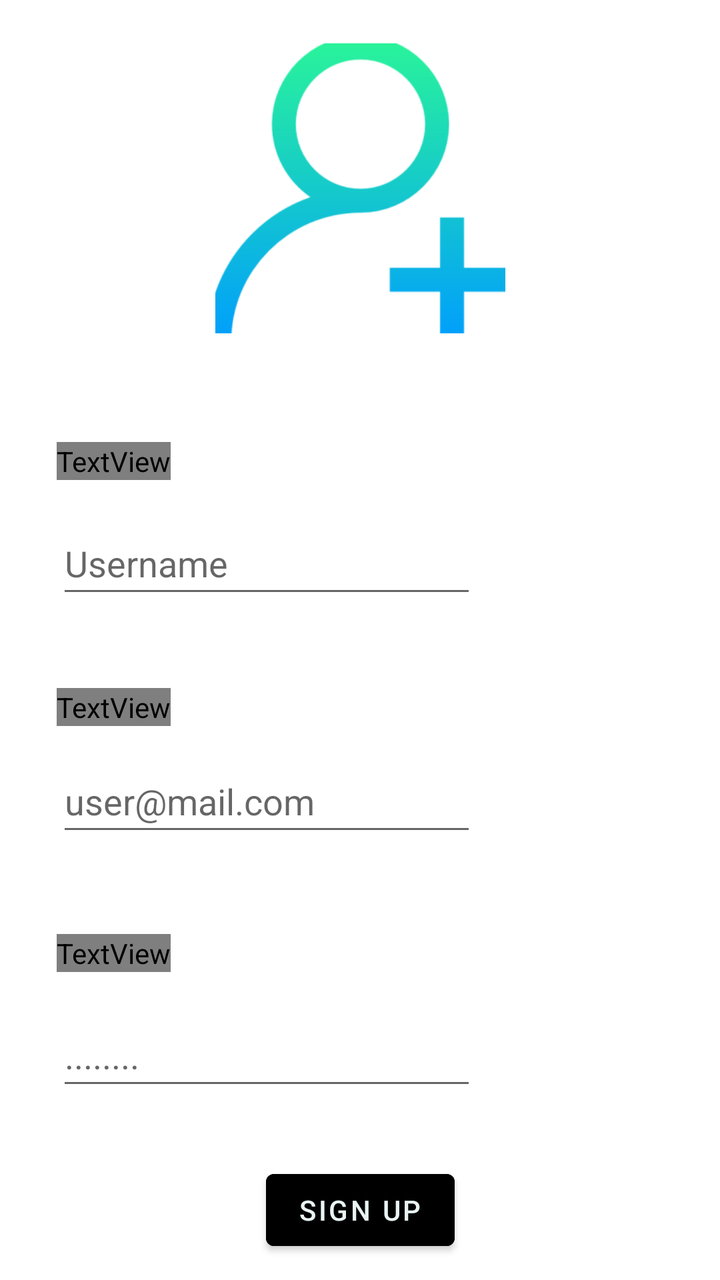
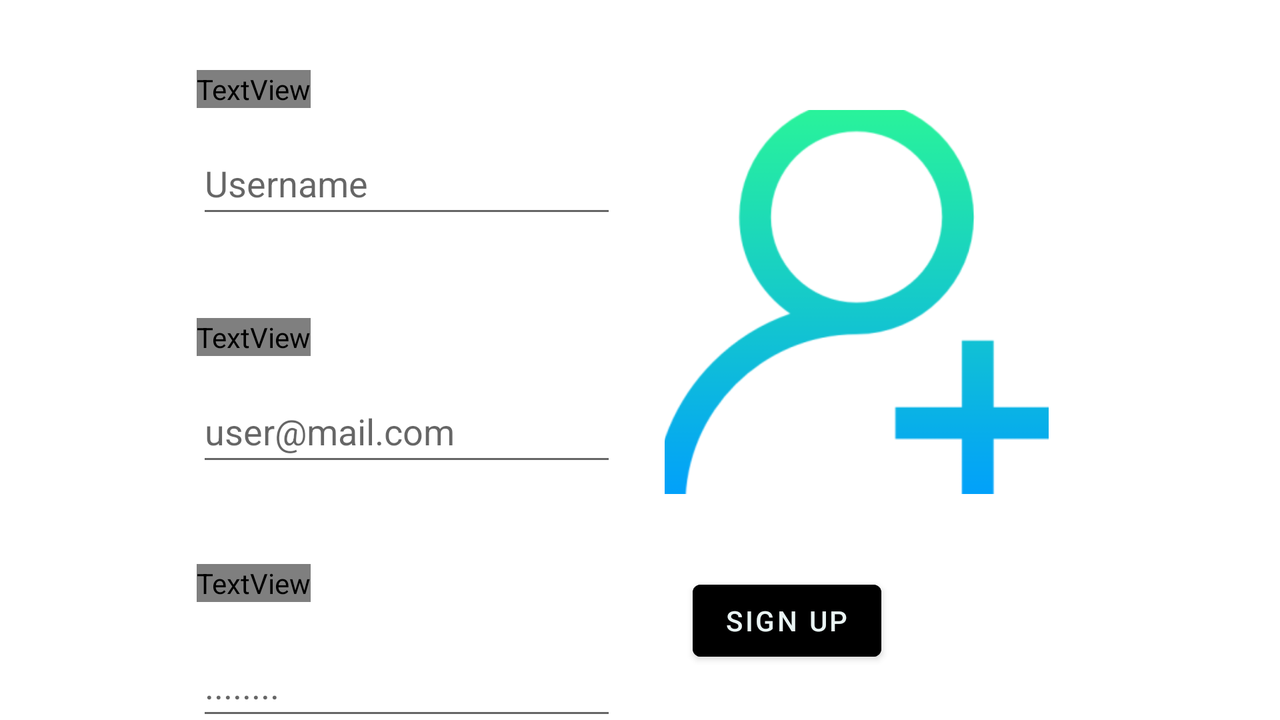

Two renders of one Android screen. The first uses the default layout on a phone; the second uses the alternative layout the repository ships for a different screen configuration, on a matching device. The two XML files are below.
<!-- AndroidManifest.xml: application theme Theme.Login_v1 -->
<!-- res/layout/activity_second.xml -->
<?xml version="1.0" encoding="utf-8"?>
<androidx.constraintlayout.widget.ConstraintLayout xmlns:android="http://schemas.android.com/apk/res/android"
    xmlns:app="http://schemas.android.com/apk/res-auto"
    xmlns:tools="http://schemas.android.com/tools"
    android:layout_width="match_parent"
    android:layout_height="match_parent"
    tools:context=".SecondActivity">

    <androidx.constraintlayout.widget.Guideline
        android:id="@+id/guideline5"
        android:layout_width="wrap_content"
        android:layout_height="wrap_content"
        android:orientation="horizontal"
        app:layout_constraintGuide_begin="188dp" />

    <androidx.constraintlayout.widget.Guideline
        android:id="@+id/guideline6"
        android:layout_width="wrap_content"
        android:layout_height="wrap_content"
        android:orientation="horizontal"
        app:layout_constraintGuide_begin="570dp" />

    <ImageView
        android:id="@+id/imageView3"
        android:layout_width="157dp"
        android:layout_height="145dp"
        app:layout_constraintBottom_toTopOf="@+id/guideline5"
        app:layout_constraintEnd_toEndOf="parent"
        app:layout_constraintStart_toStartOf="parent"
        app:layout_constraintTop_toTopOf="parent"
        app:srcCompat="@mipmap/signup_light_foreground" />

    <TextView
        android:id="@+id/textView"
        android:layout_width="wrap_content"
        android:layout_height="wrap_content"
        android:layout_marginBottom="16dp"
        android:text="@string/lbl_username_string"
        android:textColor="@color/primary_lght"
        app:layout_constraintBottom_toTopOf="@+id/txt_username"
        app:layout_constraintStart_toStartOf="@+id/txt_username" />

    <TextView
        android:id="@+id/textView2"
        android:layout_width="wrap_content"
        android:layout_height="wrap_content"
        android:layout_marginTop="40dp"
        android:text="@string/lbl_login_string"
        android:textColor="@color/primary_lght"
        app:layout_constraintStart_toStartOf="@+id/txt_username"
        app:layout_constraintTop_toBottomOf="@+id/txt_username" />

    <TextView
        android:id="@+id/textView3"
        android:layout_width="wrap_content"
        android:layout_height="wrap_content"
        android:layout_marginTop="44dp"
        android:text="@string/lbl_password_string"
        android:textColor="@color/primary_lght"
        app:layout_constraintStart_toStartOf="@+id/editTextTextPersonName2"
        app:layout_constraintTop_toBottomOf="@+id/editTextTextPersonName2" />

    <EditText
        android:id="@+id/txt_username"
        android:layout_width="wrap_content"
        android:layout_height="wrap_content"
        android:layout_marginTop="68dp"
        android:backgroundTint="@color/primary_lght"
        android:ems="10"
        android:hint="@string/txt_username_string"
        android:inputType="textPersonName"
        android:minHeight="48dp"
        android:textColor="@color/second_light"
        app:layout_constraintBottom_toTopOf="@+id/guideline6"
        app:layout_constraintEnd_toEndOf="parent"
        app:layout_constraintHorizontal_bias="0.189"
        app:layout_constraintStart_toStartOf="parent"
        app:layout_constraintTop_toTopOf="@+id/guideline5"
        app:layout_constraintVertical_bias="0.0" />

    <EditText
        android:id="@+id/editTextTextPersonName2"
        android:layout_width="wrap_content"
        android:layout_height="wrap_content"
        android:layout_marginTop="12dp"
        android:backgroundTint="@color/primary_lght"
        android:ems="10"
        android:hint="@string/txt_login_string"
        android:inputType="textPersonName"
        android:minHeight="48dp"
        android:textColor="@color/second_light"
        app:layout_constraintStart_toStartOf="@+id/textView2"
        app:layout_constraintTop_toBottomOf="@+id/textView2" />

    <EditText
        android:id="@+id/editTextTextPassword"
        android:layout_width="wrap_content"
        android:layout_height="wrap_content"
        android:layout_marginTop="16dp"
        android:backgroundTint="@color/primary_lght"
        android:ems="10"
        android:hint="@string/txt_password_string"
        android:inputType="textPassword"
        android:minHeight="48dp"
        android:textColor="@color/second_light"
        app:layout_constraintStart_toStartOf="@+id/textView3"
        app:layout_constraintTop_toBottomOf="@+id/textView3"
        tools:ignore="SpeakableTextPresentCheck" />

    <Button
        android:id="@+id/button"
        android:layout_width="wrap_content"
        android:layout_height="wrap_content"
        android:backgroundTint="@color/primary_lght"
        android:onClick="toLoginActivity"
        android:text="@string/btn_signup_string"
        android:textColor="@color/third_light"
        app:layout_constraintBottom_toBottomOf="parent"
        app:layout_constraintEnd_toEndOf="parent"
        app:layout_constraintStart_toStartOf="parent"
        app:layout_constraintTop_toTopOf="@+id/guideline6" />

</androidx.constraintlayout.widget.ConstraintLayout>
<!-- resources referenced by this layout -->
<resources>
  <color name="second_light">#888888</color>
      DAF3F3
  <color name="third_light">#E9F4F3</color>
  <!-- mipmap signup_light_foreground: png bitmap (mipmap-hdpi, 5550 bytes) -->
  <string name="btn_signup_string">Sign Up</string>
  <string name="lbl_login_string">User</string>
  <string name="lbl_password_string">Password</string>
  <string name="lbl_username_string">Username</string>
  <string name="txt_login_string">user@mail.com</string>
  <string name="txt_password_string">........</string>
  <string name="txt_username_string">Username</string>
  <style name="Theme.Login_v1" parent="Theme.MaterialComponents.DayNight.NoActionBar">
          
          <item name="colorPrimary">@color/purple_500</item>
          <item name="colorPrimaryVariant">@color/purple_700</item>
          <item name="colorOnPrimary">@color/white</item>
          
          <item name="colorSecondary">@color/teal_200</item>
          <item name="colorSecondaryVariant">@color/teal_700</item>
          <item name="colorOnSecondary">@color/black</item>
          
          <item name="android:statusBarColor" tools:targetApi="l">?attr/colorPrimaryVariant</item>
          
      </style>
  <color name="purple_500">#13C6CF</color>
  <color name="purple_700">#333333</color>
  <color name="white">#FFFFFFFF</color>
  <color name="teal_200">#FF03DAC5</color>
  <color name="teal_700">#FF018786</color>
  <color name="black">#FF000000</color>
</resources>
<!-- res/layout-land/activity_second.xml (the repository's variant of the layout above) -->
<!-- drawn on the phone turned sideways -->
<?xml version="1.0" encoding="utf-8"?>
<androidx.constraintlayout.widget.ConstraintLayout xmlns:android="http://schemas.android.com/apk/res/android"
    xmlns:app="http://schemas.android.com/apk/res-auto"
    xmlns:tools="http://schemas.android.com/tools"
    android:layout_width="match_parent"
    android:layout_height="match_parent"
    tools:context=".SecondActivity">

    <androidx.constraintlayout.widget.Guideline
        android:id="@+id/guideline6"
        android:layout_width="wrap_content"
        android:layout_height="wrap_content"
        android:orientation="horizontal"
        app:layout_constraintGuide_begin="570dp" />

    <ImageView
        android:id="@+id/imageView3"
        android:layout_width="197dp"
        android:layout_height="192dp"
        app:layout_constraintBottom_toBottomOf="parent"
        app:layout_constraintEnd_toEndOf="parent"
        app:layout_constraintHorizontal_bias="0.744"
        app:layout_constraintStart_toStartOf="parent"
        app:layout_constraintTop_toTopOf="parent"
        app:layout_constraintVertical_bias="0.328"
        app:srcCompat="@mipmap/signup_light_foreground" />

    <TextView
        android:id="@+id/textView"
        android:layout_width="wrap_content"
        android:layout_height="wrap_content"
        android:layout_marginBottom="12dp"
        android:text="@string/lbl_username_string"
        android:textColor="@color/primary_lght"
        app:layout_constraintBottom_toTopOf="@+id/txt_username"
        app:layout_constraintStart_toStartOf="@+id/txt_username" />

    <TextView
        android:id="@+id/textView2"
        android:layout_width="wrap_content"
        android:layout_height="wrap_content"
        android:layout_marginBottom="12dp"
        android:text="@string/lbl_login_string"
        android:textColor="@color/primary_lght"
        app:layout_constraintBottom_toTopOf="@+id/editTextTextPersonName2"
        app:layout_constraintStart_toStartOf="@+id/txt_username" />

    <TextView
        android:id="@+id/textView3"
        android:layout_width="wrap_content"
        android:layout_height="wrap_content"
        android:layout_marginTop="44dp"
        android:text="@string/lbl_password_string"
        android:textColor="@color/primary_lght"
        app:layout_constraintStart_toStartOf="@+id/editTextTextPersonName2"
        app:layout_constraintTop_toBottomOf="@+id/editTextTextPersonName2" />

    <EditText
        android:id="@+id/txt_username"
        android:layout_width="wrap_content"
        android:layout_height="wrap_content"
        android:layout_marginBottom="456dp"
        android:backgroundTint="@color/primary_lght"
        android:ems="10"
        android:hint="@string/txt_username_string"
        android:inputType="textPersonName"
        android:minHeight="48dp"
        android:textColor="@color/second_light"
        app:layout_constraintBottom_toTopOf="@+id/guideline6"
        app:layout_constraintEnd_toEndOf="parent"
        app:layout_constraintHorizontal_bias="0.229"
        app:layout_constraintStart_toStartOf="parent" />

    <EditText
        android:id="@+id/editTextTextPersonName2"
        android:layout_width="wrap_content"
        android:layout_height="wrap_content"
        android:layout_marginTop="76dp"
        android:backgroundTint="@color/primary_lght"
        android:ems="10"
        android:hint="@string/txt_login_string"
        android:inputType="textPersonName"
        android:minHeight="48dp"
        android:textColor="@color/second_light"
        app:layout_constraintStart_toStartOf="@+id/textView2"
        app:layout_constraintTop_toBottomOf="@+id/txt_username" />

    <EditText
        android:id="@+id/editTextTextPassword"
        android:layout_width="wrap_content"
        android:layout_height="wrap_content"
        android:layout_marginTop="16dp"
        android:backgroundTint="@color/primary_lght"
        android:ems="10"
        android:hint="@string/txt_password_string"
        android:inputType="textPassword"
        android:minHeight="48dp"
        android:textColor="@color/second_light"
        app:layout_constraintStart_toStartOf="@+id/textView3"
        app:layout_constraintTop_toBottomOf="@+id/textView3"
        tools:ignore="SpeakableTextPresentCheck" />

    <Button
        android:id="@+id/button"
        android:layout_width="wrap_content"
        android:layout_height="wrap_content"
        android:backgroundTint="@color/primary_lght"
        android:onClick="toLoginActivity"
        android:text="@string/btn_signup_string"
        android:textColor="@color/third_light"
        app:layout_constraintBottom_toBottomOf="parent"
        app:layout_constraintEnd_toEndOf="parent"
        app:layout_constraintHorizontal_bias="0.635"
        app:layout_constraintStart_toStartOf="parent"
        app:layout_constraintTop_toTopOf="parent"
        app:layout_constraintVertical_bias="0.918" />

</androidx.constraintlayout.widget.ConstraintLayout>
